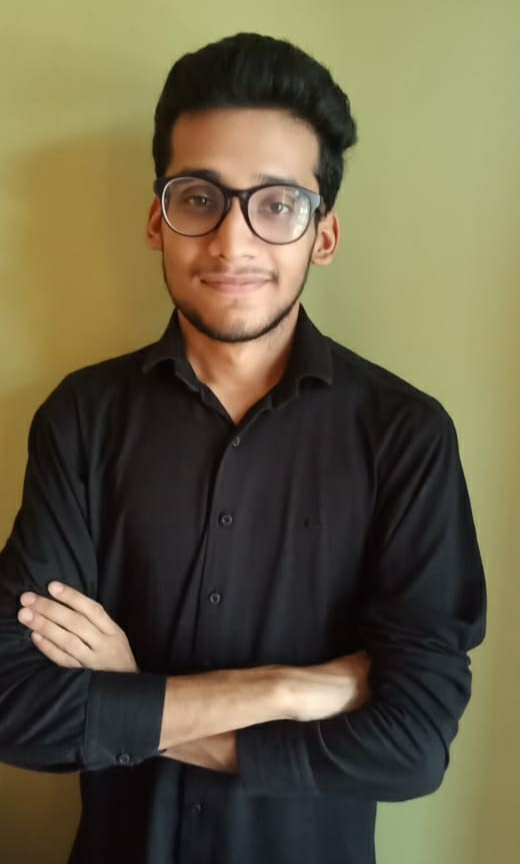
#> input picture OpenCV starter/Resources/myPic.jpg, 520 x 864 px
$ python resizing_chapter3.py
#> lines starting #> are read from the running program, lines starting #| are printed output that depends on the picture
import cv2
import numpy as np

img = cv2.imread("Resources/myPic.jpg")
#> img is the input picture: shape (864, 520, 3); mean B, G, R 69.2, 94.7, 103.1
print(img.shape)
#| (864, 520, 3)

imgResize = cv2.resize(img,(260,432)) # (x,y)
print(imgResize.shape)
#| (432, 260, 3)

# cropping of image

imgCropped = img[0:400,100:380]  # (y,x)
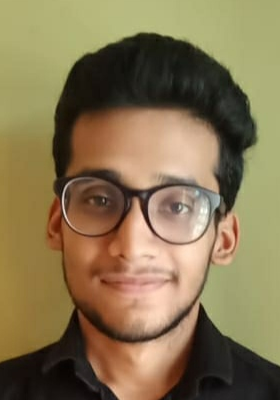
#> imgCropped: shape (400, 280, 3); mean B, G, R 81.5, 116.3, 134.5

cv2.imshow("Image",img)
cv2.imshow("ResisedImg",imgResize)
cv2.imshow("CroppedImg",imgCropped)
cv2.waitKey(0)
